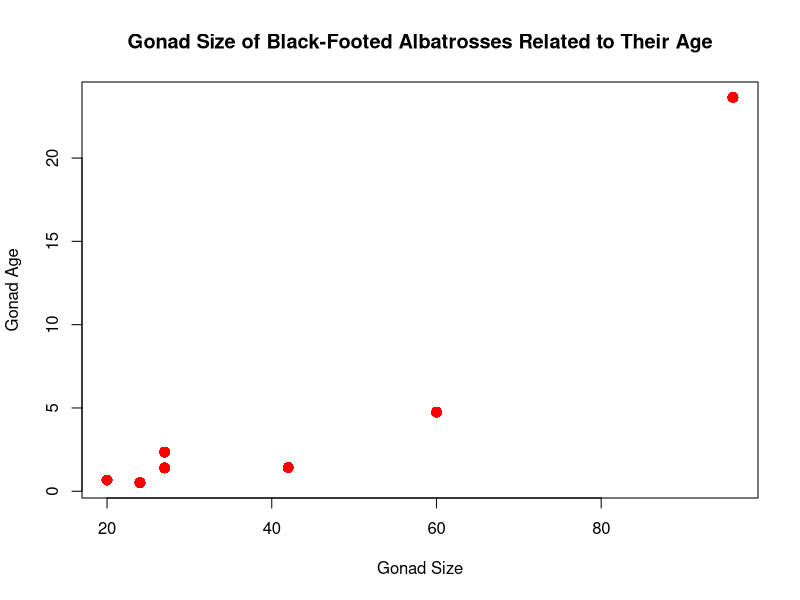

The R source for this figure:
# Adding the Data
gonad_size = c(42, 60, 20, 96, 24, 27, 27)
gonad_age = c(1.42, 4.75, 0.67, 23.64, 0.52, 2.35, 1.4)

# Calculating the standard deviation
round(sd(gonad_size), 3)
round(sd(gonad_age), 3)

# Calculating the mean
round(mean(gonad_size), 3)
round(mean(gonad_age), 3)

# Calculating the correlation coefficient
round(cor(gonad_size, gonad_age), 3)

# Making the scatter plot
plot(gonad_size,
     gonad_age,
     main = "Gonad Size of Black-Footed Albatrosses Related to Their Age",
     xlab = "Gonad Size",
     ylab = "Gonad Age",
     pch = 16,
     col = 'red',
     cex = 1.5,)
